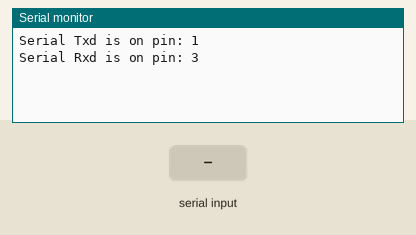
The program below on a simulated ESP32. On the bench: the last lines printed to the serial monitor. Inputs (shaded band) come from the test bench.

Above: at 1.2 s.
1.3 s: "1" received over the second serial link
At 2.5 s:
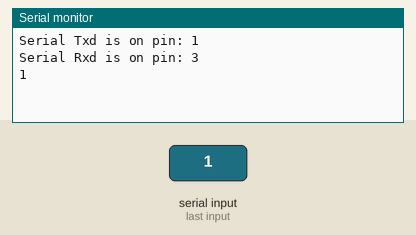
2.8 s: "0" received over the second serial link
At 3.7 s:
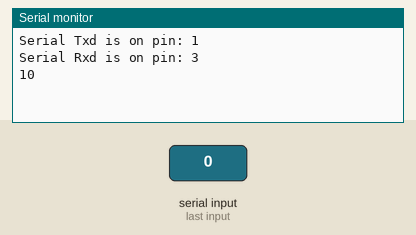

The program:

main.cpp
```cpp
/*
 * There are three serial ports on the ESP known as U0UXD, U1UXD and U2UXD.
 *
 * U0UXD is used to communicate with the ESP32 for programming and during reset/boot.
 * U1UXD is unused and can be used for your projects. Some boards use this port for SPI Flash access though
 * U2UXD is unused and can be used for your projects.
 *
*/

#include <Arduino.h>
#define RXD2 16
#define TXD2 17

void setup() {
  // Note the format for setting a serial port is as follows: Serial2.begin(baud-rate, protocol, RX pin, TX pin);
  Serial.begin(115200);
  //Serial1.begin(9600, SERIAL_8N1, RXD2, TXD2);
  Serial2.begin(9600, SERIAL_8N1, RXD2, TXD2);
  Serial.println("Serial Txd is on pin: "+String(TX));
  Serial.println("Serial Rxd is on pin: "+String(RX));
}

void loop() { //Choose Serial1 or Serial2 as required
  while (Serial2.available()) {
      Serial.print(char(Serial2.read()));
                             }
  while (Serial.available()){
    Serial2.print(char(Serial.read()));
}}
```

Measured:
- after the input at 1.3 s, the serial monitor: prints a new line at once (image 1)
- after the input at 2.8 s, the serial monitor: prints a new line at once (image 2)
